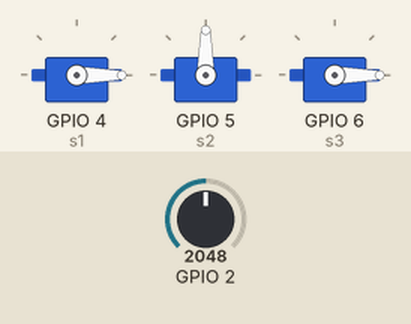
This program was run on a simulated ESP32-S3. On the bench: 3 × servo. Inputs (shaded band) come from the test bench; at power-on: GPIO 2 = 2048.

Above: at 1.2 s.
1.3 s: GPIO 2 set to 1904
At 2.0 s:
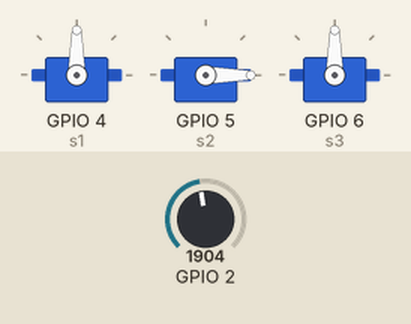
2.8 s: GPIO 2 set to 951
4.3 s: GPIO 2 set to 875
At 5.4 s:
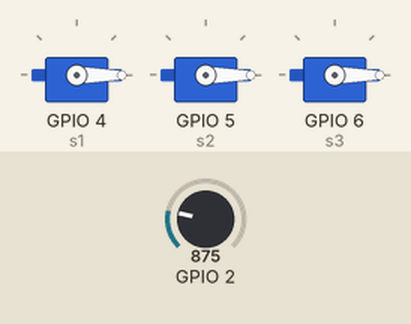
5.8 s: GPIO 2 set to 1084
7.3 s: GPIO 2 set to 1151
At 7.7 s:
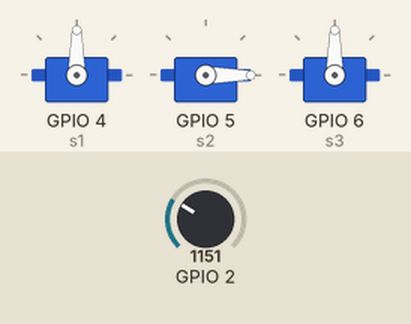
8.8 s: GPIO 2 set to 491
At 9.2 s:
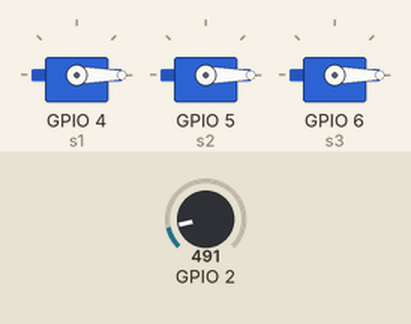
Timing chart, 0 to 11.3 s (numbered marks = the images above; inputs shaded):
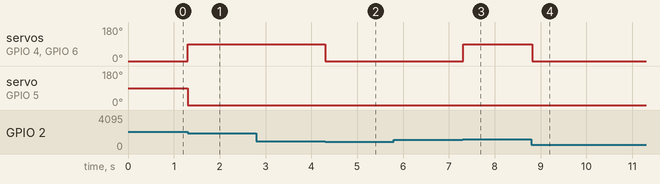

The program:

main.cpp
```cpp
#include <Arduino.h>
#include <ESP32Servo.h>

Servo s1, s2, s3;

enum State { STATE_0, STATE_1, STATE_2, STATE_3, NUM_STATES };

// Servo angles for each state: {servo1, servo2, servo3}
const int angles[NUM_STATES][3] = {
  {  0,   0,   0},   // STATE_0
  { 90,   0,  90},   // STATE_1
  {  0,  90,   0},   // STATE_2
  {180, 180, 180},   // STATE_3
};

State state = STATE_0;

void applyState(State s) {
  s1.write(angles[s][0]);
  s2.write(angles[s][1]);
  s3.write(angles[s][2]);
}

void setup() {
  s1.attach(4);
  s2.attach(5);
  s3.attach(6);
  applyState(state);
}

void loop() {
  int knob = analogRead(2);                    // 0 to 4095
  int zoneWidth = 4096 / NUM_STATES;
  State zone = (State)constrain(knob / zoneWidth, 0, NUM_STATES - 1);

  // Only change state once the knob is clearly inside a new zone (stops flickering at the edges)
  int low  = state * zoneWidth - 100;
  int high = (state + 1) * zoneWidth + 100;
  if (zone != state && (knob < low || knob > high)) {
    state = zone;
    applyState(state);
  }

  delay(20);
}
```

Measured:
- the behaviour switches between 1948 and 1947 on GPIO 2 (found by bisection; images 0 and 1)
- the behaviour switches between 924 and 923 on GPIO 2 (found by bisection; images 1 and 2)
- the behaviour switches between 1124 and 1125 on GPIO 2 (found by bisection; images 2 and 3)
- after the input at 1.3 s, servo on GPIO 4 (s1), servo on GPIO 6 (s3): 0° → 90° at once; servo on GPIO 5 (s2): 90° → 0° at once
- after the input at 2.8 s, every drawn part: stays the same
- after the input at 4.3 s, servo on GPIO 4 (s1), servo on GPIO 6 (s3): 90° → 0° at once
- after the input at 5.8 s, every drawn part: stays the same
- after the input at 7.3 s, servo on GPIO 4 (s1), servo on GPIO 6 (s3): 0° → 90° at once
- after the input at 8.8 s, servo on GPIO 4 (s1), servo on GPIO 6 (s3): 90° → 0° at once
